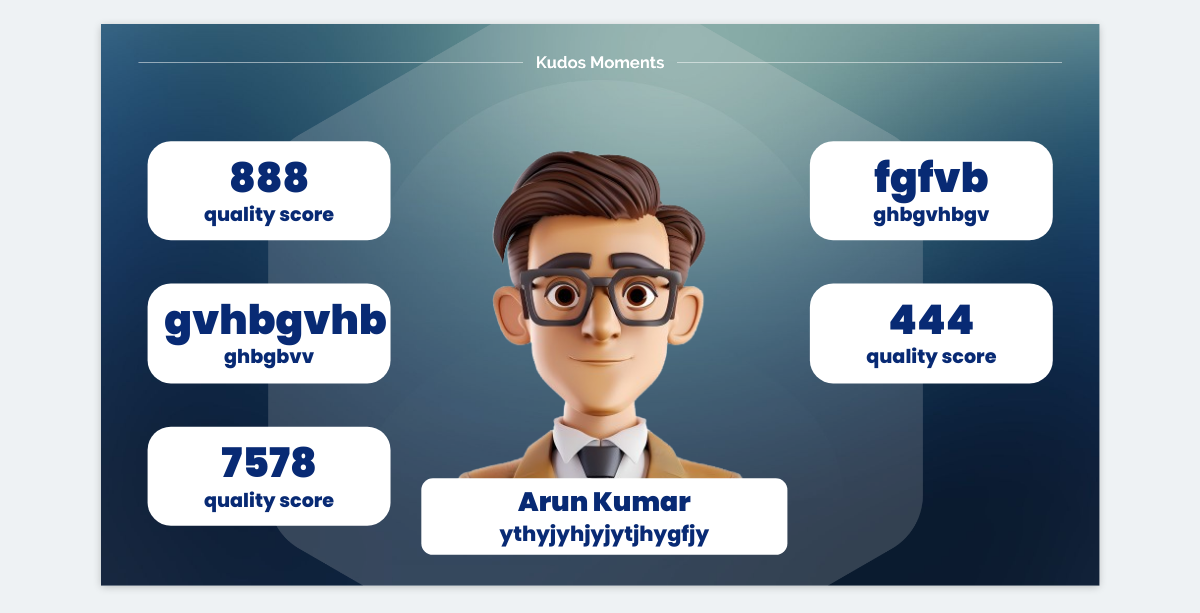
Page /kudos-moments-view/ on the committed database.
### decks/models.py (models this page shows, shortened)
class KudosMomentPage(models.Model):
    CARDS_ONLY = "cards_only"
    IMAGE_WITH_CARDS = "image_with_cards"
    DISPLAY_CHOICES = [
        (CARDS_ONLY, "Cards only"),
        (IMAGE_WITH_CARDS, "Image with cards"),
    ]
    title = models.CharField(max_length=200, default="Kudos Moments")
    display_type = models.CharField(max_length=30, choices=DISPLAY_CHOICES, default=IMAGE_WITH_CARDS)
    image = models.ImageField(upload_to="kudos_moments/", blank=True)
    name = models.CharField(max_length=200, blank=True, default="")
    designation = models.CharField(max_length=200, blank=True, default="")
    created_at = models.DateTimeField(auto_now_add=True)
    class Meta:
        ordering = ["-created_at"]
        verbose_name = "kudos moment page"
        verbose_name_plural = "kudos moment pages"

class KudosMomentCard(models.Model):
    page = models.ForeignKey(KudosMomentPage, related_name="cards", on_delete=models.CASCADE)
    value = models.CharField(max_length=30)
    label = models.CharField(max_length=100)
    order = models.PositiveSmallIntegerField(default=1)
    class Meta:
        ordering = ["order"]
        verbose_name = "kudos moment card"
        verbose_name_plural = "kudos moment cards"

### decks/views.py (the view)
# urls.py: path("kudos-moments-view/", views.kudos_moments_view, name="kudos_moments_view"),
def kudos_moments_view(request, pk=None):
    queryset = KudosMomentPage.objects.prefetch_related("cards")
    kudos_page = get_object_or_404(queryset, pk=pk) if pk else queryset.first()
    return render(
        request,
        "decks/kudos_moments_view.html",
        {"kudos_page": kudos_page},
    )

### decks/templates/decks/kudos_moments_view.html (shortened to what this page needs)
{% load static %}
<!DOCTYPE html>
<html lang="en">
<head>
</head>
<body>
    <main class="page">
        <section class="kudos">
            {% if kudos_page %}
                <div class="stage {% if kudos_page.display_type == 'cards_only' %}cards-only{% endif %}">
                    {% if kudos_page.display_type == "image_with_cards" and kudos_page.image %}
                        <div class="person">
                            <img src="{{ kudos_page.image.url }}" alt="{{ kudos_page.name }}">
                            <div class="person-name">{{ kudos_page.name }}<span>{{ kudos_page.designation }}</span></div>
                        </div>
                    {% endif %}
                    <div class="cards {% if kudos_page.display_type == 'cards_only' %}only{% endif %}">
                        {% for card in kudos_page.cards.all|slice:":10" %}
                            <div class="card"><strong>{{ card.value }}</strong><span>{{ card.label }}</span></div>
                        {% endfor %}
                    </div>
                </div>
            {% endif %}
        </section>
    </main>
</body>
</html>

### rows in the picture
KudosMomentPage: image (picture), name "Arun Kumar", designation "ythyjyhjyjytjhygfjy"
KudosMomentCard: value "888", label "quality score"
KudosMomentCard: value "fgfvb", label "ghbgvhbgv"
KudosMomentCard: value "gvhbgvhb", label "ghbgbvv"
KudosMomentCard: value "444", label "quality score"
KudosMomentCard: value "7578", label "quality score"
